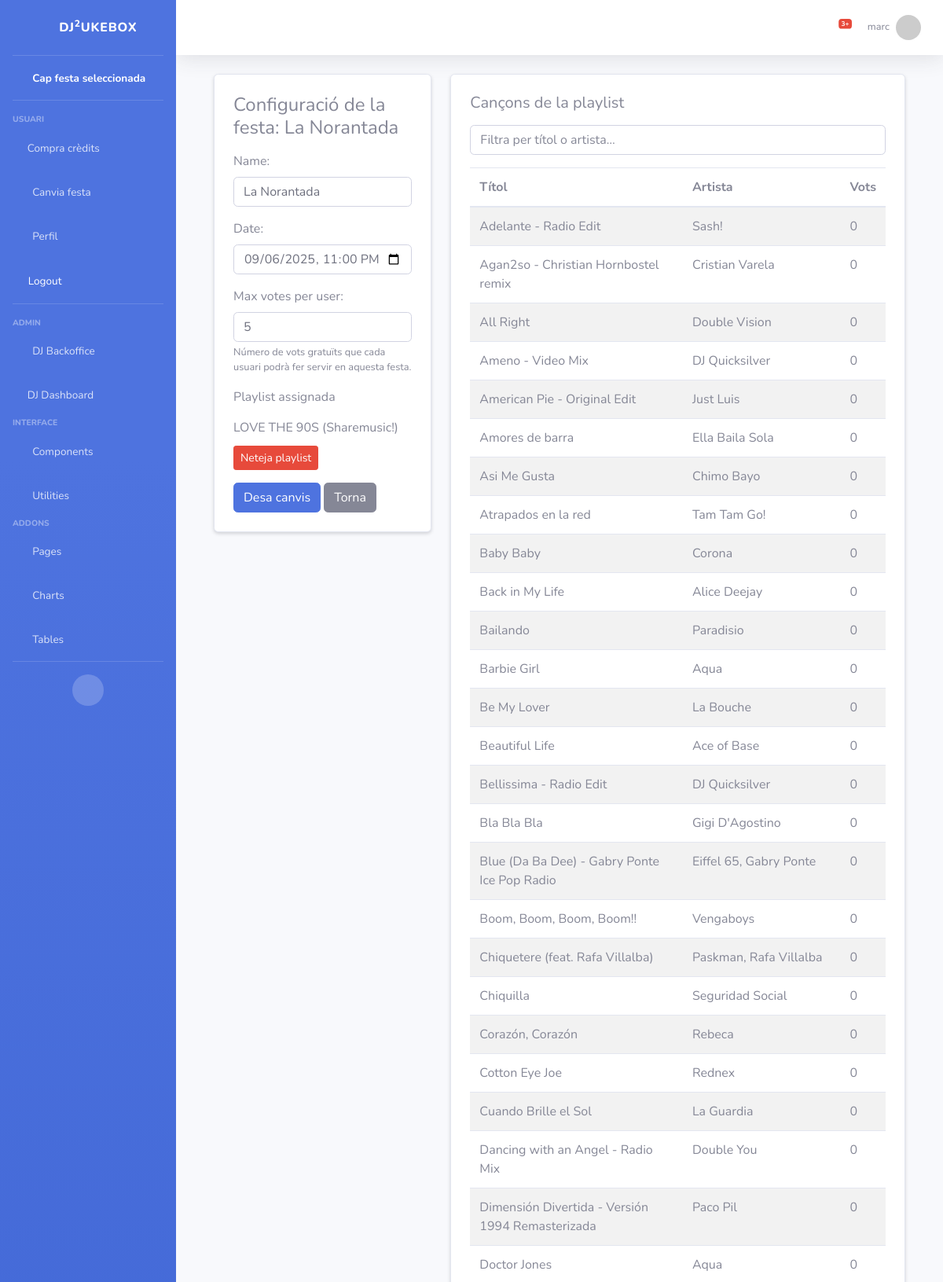
/party/1/settings/ (signed in, upper part), run on the app's committed database.
### jukebox/models.py (models this page shows, shortened)
class User(AbstractUser):
    credits = models.PositiveIntegerField(default=0)

class Party(models.Model):
    name = models.CharField(max_length=200)
    playlist = models.ForeignKey(Playlist, on_delete=models.SET_NULL, null=True, blank=True)
    date = models.DateTimeField()
    code = models.CharField(max_length=12, unique=True, editable=False, default='')
    max_votes_per_user = models.PositiveIntegerField(default=5)  # NOVETAT

class Playlist(models.Model):
    spotify_id = models.CharField(max_length=128, unique=True)
    name = models.CharField(max_length=256)
    owner = models.CharField(max_length=128)

class Song(models.Model):
    party = models.ForeignKey(Party, on_delete=models.CASCADE, related_name='songs', null=True, blank=True)
    title = models.CharField(max_length=200)
    artist = models.CharField(max_length=200)
    spotify_id = models.CharField(max_length=100)
    bpm = models.FloatField(null=True, blank=True)           # ← Nou camp
    key = models.CharField(max_length=4, null=True, blank=True)  # ← Nou camp (ex. “8B”)
    has_played = models.BooleanField(default=False)
    votes = models.IntegerField(default=0)
    played = models.BooleanField(default=False)

### jukebox/views.py (the view)
# urls.py: path('party/<int:party_id>/settings/', views.party_settings, name='party_settings'),
@login_required
def party_settings(request, party_id):
    party = get_object_or_404(Party, pk=party_id)
    if request.method == 'POST':
        form = PartySettingsForm(request.POST, instance=party, request=request)
        if form.is_valid():
            form.save()
            return redirect('party_settings', party_id=party.id)
    else:
        form = PartySettingsForm(instance=party, request=request)
    songs = party.songs.annotate(
        num_votes=Count('vote')
    ).order_by('-num_votes', 'title')
    playlists = None
    if not party.playlist and request.GET.get('load_spotify') == '1':
        playlists = get_user_playlists(request)
    return render(request, 'jukebox/party_settings.html', {
        'party':     party,
        'form':      form,
        'songs':     songs,
        'playlists': playlists,
    })

### jukebox/context_processors.py (called while the page is built)
def selected_party(request):
    party_id = request.session.get('selected_party_id')
    party = None
    if party_id:
        try:
            party = Party.objects.get(id=party_id)
        except Party.DoesNotExist:
            party = None
    return {'selected_party': party}

### jukebox/templates/jukebox/party_settings.html (shortened to what this page needs)
{% extends "jukebox/admin_base.html" %}
{% block content %}
<div class="container mt-4">
  <div class="row gx-4">
    <div class="col-lg-4">
      <div class="card shadow-sm p-4 rounded-4 mb-4">
        <h2 class="h4 mb-3">Configuració de la festa: {{ party.name }}</h2>
        <form method="post">
          <div class="mb-3">
            {{ form.name.label_tag }}
            {{ form.name }}
          </div>
          <div class="mb-3">
            {{ form.date.label_tag }}
            {{ form.date }}
          </div>
          <div class="mb-3">
            {{ form.max_votes_per_user.label_tag }}
            {{ form.max_votes_per_user }}
            <small class="form-text text-muted">
              Número de vots gratuïts que cada usuari podrà fer servir en aquesta festa.
            </small>
          </div>
          {% if party.playlist %}
            <div class="mb-3">
              <label class="form-label">Playlist assignada</label>
              <p class="form-control-plaintext mb-1">
                {{ party.playlist.name }} ({{ party.playlist.owner }})
              </p>
              <a href="{% url 'remove_playlist' party.id %}"
                 class="btn btn-danger btn-sm">
                Neteja playlist
              </a>
            </div>
          {% endif %}
          <button type="submit" class="btn btn-primary me-2">
            Desa canvis
          </button>
          <a href="{% url 'dj_backoffice' %}" class="btn btn-secondary">
            Torna
          </a>
        </form>
      </div>
    </div>
    <div class="col-lg-8">
      <div class="card shadow-sm p-4 rounded-4 mb-4">
        <h3 class="h5 mb-3">Cançons de la playlist</h3>
        {% if songs %}
          <input
            id="song-search"
            class="form-control mb-3"
            placeholder="Filtra per títol o artista…"
          />
          <table class="table table-striped w-100">
            <thead>
              <tr>
                <th>Títol</th>
                <th>Artista</th>
                <th>Vots</th>
              </tr>
            </thead>
            <tbody>
              {% for song in songs %}
                <tr>
                  <td>{{ song.title }}</td>
                  <td>{{ song.artist }}</td>
                  <td>{{ song.num_votes }}</td>
                </tr>
              {% endfor %}
            </tbody>
          </table>
        {% else %}
          <p class="text-muted">No hi ha cançons per mostrar.</p>
        {% endif %}
      </div>
    </div>
  </div>
</div>
{% endblock %}

### jukebox/templates/jukebox/admin_base.html (shortened to what this page needs)
{% load static %}
<!DOCTYPE html>
<html lang="en">
<head>
    <link href="{% static 'jukebox/vendor/fontawesome-free/css/all.min.css' %}" rel="stylesheet" type="text/css">
    <link href="{% static 'jukebox/css/sb-admin-2.min.css' %}" rel="stylesheet">
</head>
<body id="page-top">
    <div id="wrapper">
        <ul class="navbar-nav bg-gradient-primary sidebar sidebar-dark accordion" id="accordionSidebar">
            <a class="sidebar-brand d-flex align-items-center justify-content-center" href="{% url 'main' %}">
                <div class="sidebar-brand-icon rotate-n-15">
                    <i class="fas fa-laugh-wink"></i>
                </div>
                <div class="sidebar-brand-text mx-3">DJ<sup>2</sup>ukebox</div>
            </a>
            <hr class="sidebar-divider my-0">
            <li class="nav-item active">
                <a class="nav-link" href="/songs/">
                    <i class="fas fa-fw fa-tachometer-alt"></i>
                    <span>
                      {% if selected_party %}
                        {{ selected_party.name }}
                      {% else %}
                        Cap festa seleccionada
                      {% endif %}
                    </span>
                </a>
            </li>
            <hr class="sidebar-divider">
            <div class="sidebar-heading">Usuari</div>
            <li class="nav-item">
                <a class="nav-link" href="{% url 'buy_votes' %}">
                    <i class="fas fa-coins"></i>
                    <span>Compra crèdits</span>
                </a>
            </li>
            <li class="nav-item">
                <a class="nav-link" href="{% url 'select_party' %}">
                    <i class="fas fa-fw fa-random"></i>
                    <span>Canvia festa</span>
                </a>
            </li>
            <li class="nav-item">
                <a class="nav-link" href="{% url 'profile' %}">
                    <i class="fas fa-fw fa-user"></i>
                    <span>Perfil</span>
                </a>
            </li>
            <li class="nav-item">
                <form method="post" action="{% url 'account_logout' %}" style="display:inline;">
                    <button type="submit" class="nav-link btn btn-link" style="color:#fff; text-align:left;">
                        <i class="fas fa-sign-out-alt"></i>
                        <span>Logout</span>
                    </button>
                </form>
            </li>
            <hr class="sidebar-divider">
            {% if user.is_superuser %}
            <div class="sidebar-heading">Admin</div>
            <li class="nav-item">
                <a class="nav-link" href="{% url 'dj_backoffice' %}">
                    <i class="fas fa-fw fa-user-cog"></i>
                    <span>DJ Backoffice</span>
                </a>
            </li>
            <li class="nav-item">
                <a class="nav-link" href="{% url 'dj_dashboard' %}">
                    <i class="fas fa-tachometer-alt"></i>
                    <span>DJ Dashboard</span>
                </a>
            </li>
            {% endif %}
            <div class="sidebar-heading">Interface</div>
            <li class="nav-item">
                <a class="nav-link collapsed" href="#" data-toggle="collapse" data-target="#collapseTwo"
                    aria-expanded="true" aria-controls="collapseTwo">
                    <i class="fas fa-fw fa-cog"></i>
                    <span>Components</span>
                </a>
            </li>
            <li class="nav-item">
                <a class="nav-link collapsed" href="#" data-toggle="collapse" data-target="#collapseUtilities"
                    aria-expanded="true" aria-controls="collapseUtilities">
                    <i class="fas fa-fw fa-wrench"></i>
                    <span>Utilities</span>
                </a>
            </li>
            <div class="sidebar-heading">Addons</div>
            <li class="nav-item">
                <a class="nav-link collapsed" href="#" data-toggle="collapse" data-target="#collapsePages"
                    aria-expanded="true" aria-controls="collapsePages">
                    <i class="fas fa-fw fa-folder"></i>
                    <span>Pages</span>
                </a>
            </li>
            <li class="nav-item">
                <a class="nav-link" href="{% url 'charts' %}">
                    <i class="fas fa-fw fa-chart-area"></i>
                    <span>Charts</span></a>
            </li>
            <li class="nav-item">
                <a class="nav-link" href="{% url 'tables' %}">
                    <i class="fas fa-fw fa-table"></i>
                    <span>Tables</span></a>
            </li>
            <hr class="sidebar-divider d-none d-md-block">
            <div class="text-center d-none d-md-inline">
                <button class="rounded-circle border-0" id="sidebarToggle"></button>
            </div>
        </ul>
        <div id="content-wrapper" class="d-flex flex-column">
            <div id="content">
                <nav class="navbar navbar-expand navbar-light bg-white topbar mb-4 static-top shadow">
                    <ul class="navbar-nav ml-auto">
                        <li class="nav-item dropdown no-arrow mx-1">
                            <a class="nav-link dropdown-toggle" href="#" id="alertsDropdown" role="button" data-toggle="dropdown" aria-haspopup="true" aria-expanded="false">
                                <i class="fas fa-bell fa-fw"></i>
                                <span class="badge badge-danger badge-counter">3+</span>
                            </a>
                        </li>
                        {% if user.is_authenticated %}
                        <li class="nav-item dropdown no-arrow">
                            <a class="nav-link dropdown-toggle" href="#" id="userDropdown" role="button"
                               data-toggle="dropdown" aria-haspopup="true" aria-expanded="false">
                                <span class="mr-2 d-none d-lg-inline text-gray-600 small">{{ user.username }}</span>
                                <img class="img-profile rounded-circle"
                                     src="https://randomuser.me/api/portraits/women/44.jpg">
                            </a>
                        </li>
                        {% endif %}
                    </ul>
                </nav>
                <div class="container-fluid">
                    {% block content %}{% endblock %}
                </div>
            </div>
        </div>
    </div>
</body>
</html>

### data on the page
User: username "marc"
Party: name "La Norantada", date "09/06/2025 23:00", max_votes_per_user "5", playlist.name "LOVE THE 90S", playlist.owner "Sharemusic!"
Song: title "Adelante - Radio Edit", artist "Sash!", num_votes "0"
Song: title "Agan2so - Christian Hornbostel remix", artist "Cristian Varela", num_votes "0"
Song: title "All Right", artist "Double Vision", num_votes "0"
Song: title "Ameno - Video Mix", artist "DJ Quicksilver", num_votes "0"
Song: title "American Pie - Original Edit", artist "Just Luis", num_votes "0"
Song: title "Amores de barra", artist "Ella Baila Sola", num_votes "0"
Song: title "Asi Me Gusta", artist "Chimo Bayo", num_votes "0"
Song: title "Atrapados en la red", artist "Tam Tam Go!", num_votes "0"
Song: title "Baby Baby", artist "Corona", num_votes "0"
Song: title "Back in My Life", artist "Alice Deejay", num_votes "0"
Song: title "Bailando", artist "Paradisio", num_votes "0"
Song: title "Barbie Girl", artist "Aqua", num_votes "0"
Song: title "Be My Lover", artist "La Bouche", num_votes "0"
Song: title "Beautiful Life", artist "Ace of Base", num_votes "0"
Song: title "Bellissima - Radio Edit", artist "DJ Quicksilver", num_votes "0"
Song: title "Bla Bla Bla", artist "Gigi D'Agostino", num_votes "0"
Song: title "Blue (Da Ba Dee) - Gabry Ponte Ice Pop Radio", artist "Eiffel 65, Gabry Ponte", num_votes "0"
Song: title "Boom, Boom, Boom, Boom!!", artist "Vengaboys", num_votes "0"
Song: title "Chiquetere (feat. Rafa Villalba)", artist "Paskman, Rafa Villalba", num_votes "0"
Song: title "Chiquilla", artist "Seguridad Social", num_votes "0"
Song: title "Corazón, Corazón", artist "Rebeca", num_votes "0"
Song: title "Cotton Eye Joe", artist "Rednex", num_votes "0"
Song: title "Cuando Brille el Sol", artist "La Guardia", num_votes "0"
Song: title "Dancing with an Angel - Radio Mix", artist "Double You", num_votes "0"
Song: title "Dimensión Divertida - Versión 1994 Remasterizada", artist "Paco Pil", num_votes "0"
Song: title "Doctor Jones", artist "Aqua", num_votes "0"
